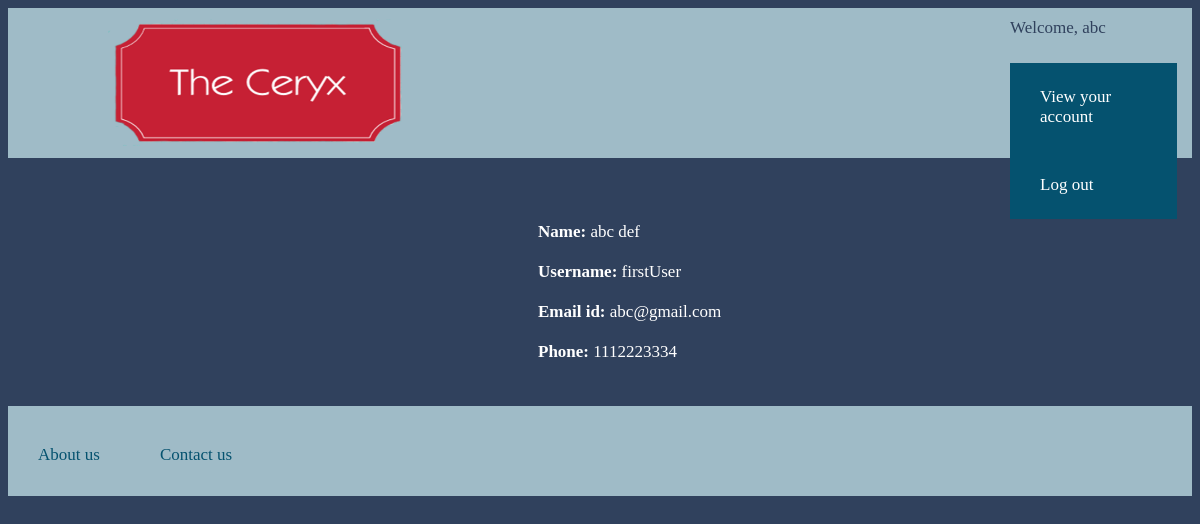
The app's page /userAccount.php (signed in) with its own data.
### tables this page shows
CREATE TABLE `user` (
  `user_id` bigint(20) UNSIGNED NOT NULL,
  `username` varchar(50) NOT NULL,
  `password` varchar(50) NOT NULL,
  `fname` varchar(60) NOT NULL,
  `lname` varchar(60) NOT NULL,
  `email` varchar(50) NOT NULL,
  `interests` text NOT NULL,
  `phone` bigint(20) NOT NULL,
  `gender` char(1) NOT NULL
);

### userAccount.php (the view, shortened to what this page needs)
<html>
	<head>
		<link rel=stylesheet href="header.css" type="text/css">
		<link rel=stylesheet href="content.css" type="text/css">
		<link rel=stylesheet href="footer.css" type="text/css">
	</head>
	<body>
			<div id="header">
				<?php
					$servername="localhost";
						$username="root";
						$password="12345";
						$dbname="ceryx";
						$con=mysqli_connect($servername,$username,$password,$dbname);
					if(isset($_SESSION['user_status'])) {
						$username=$_SESSION['user_name'];
						$sql="SELECT * FROM user WHERE username='$username'";
						$res=mysqli_query($con,$sql);
						while($row=mysqli_fetch_assoc($res))
						{
							$firstName=$row["fname"];
							$email=$row["email"];
							$phone=$row["phone"];
							$lastName=$row["lname"];
						}
						echo "<a href='check_user.php' alt=''><img src='banner.png'></a>
								<div id='userWelcome'>Welcome, ".$firstName."<br><br><br>"."
								<ul id='outview'>
								<li><a class='menuAnc' href='userAccount.php'>View your account</a></li>
								<li><a class='menuAnc' href='homepage.php'>Log out</a></li>
							</ul></div>";
					}
					else {
						echo "<a href='homepage.php' alt=''><img src='banner.png'></a>
								<ul id='inup'>
								<li><a class='menuAnc' href='signIn.php'>Sign in</a>
								<li><a class='menuAnc' href='signUp.php'>Sign up</a>
							</ul>";
					}
				?>
			</div>
			<div id="userAcc">
			<?php
				echo "<br><br>";
				echo "<b> Name: </b>".$firstName." ".$lastName."<br><br>";
				echo "<b> Username: </b>".$username."<br><br>";
				echo "<b> Email id: </b>".$email."<br><br>";
				echo "<b> Phone: </b>".$phone."<br><br>";
			?>
		</div>
		<div id="footer">
			<ul>
				<li><a class="menuAnc" href="aboutUs.php">About us</a>
				<li><a class="menuAnc" href="contactUs.php">Contact us</a>
			</ul>
		</div>
	</body>
</html>

### header.css (style rules this page uses)
#header { background-color:9fbbc7; margin:0; padding:0; height:150px; font-family:Georgia }
#header img { width:500px; height:130px; margin-top:10px; }
#header li { float:right; }
#outview { margin-right:15px; margin-top:-15px; list-style-type:none; padding:0; background-color:05526f; }
#outview li { float:left }
#userWelcome { margin-top:-130px; margin-left:1002px; color:30415d; font-family:Georgia; font-size:17 }

### content.css (style rules this page uses)
body { background-color:#30415d }
ul { list-style-type:none; margin:0; padding:0; overflow:hidden }
.menuAnc { display:block; color:white; padding: 24px 30px; text-decoration:none; font-family:Georgia; font-size:17 }
#userAcc { color:white; padding: 24px 30px; text-decoration:none; font-family:Georgia; font-size:17; margin-left:500px }

### footer.css (style rules this page uses)
#footer { background-color:9fbbc7; margin:0; padding:0; height:90px }
#footer ul { float:left; margin-top:15px; margin-bottom:8px; margin-right:15px; list-style-type:none; padding:0; }
#footer li { float:left; }
#footer li a { color:05526f; text-align:center; padding: 24px 30px; text-decoration:none; font-family:Georgia; font-size:17 }

### records on screen
user: fname "abc", lname "def", email "abc@gmail.com", phone "1112223334"

### other values on screen
$username "firstUser"
